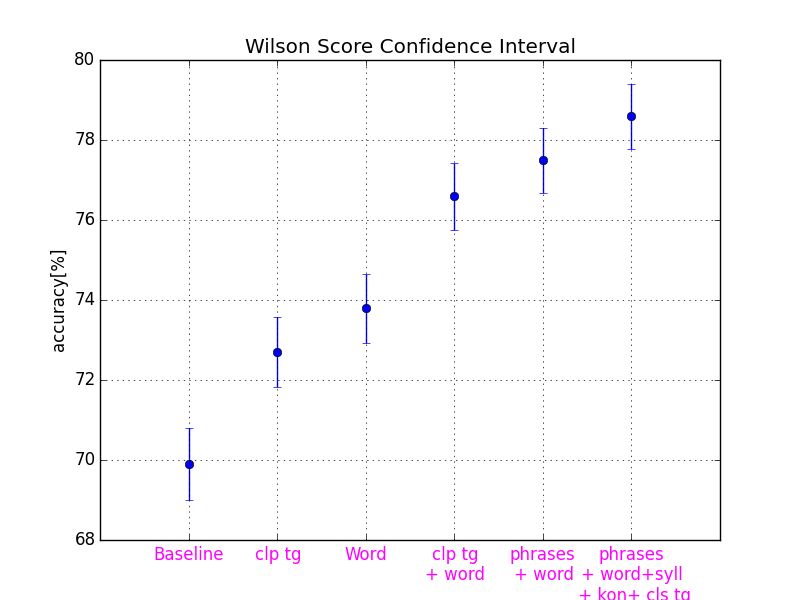

The script that saved this image:
from __future__ import division

import numpy as np
from scipy.optimize import curve_fit
import matplotlib.pyplot as plt

def wilson(n,p,z):
    nith = 1 / n
    zqr = z*z
    scalar = 1 / (1 + nith * zqr)
    tail = z * np.sqrt(nith * p * (1-p) + 1 / 4 * nith * nith * zqr)
    head = p + 1 / 2 * nith * zqr
    pos = scalar * (head + tail)
    neg = scalar * (head - tail)
    return pos, neg, scalar * head, scalar * tail

num_obs = 10000
z_val = 1.9599639845400538273879

acc = 78.6
#print acc, wilson(num_obs, acc, z_val)

acc = [0.699,0.727, 0.738, 0.766, 0.775, 0.786]
heads = []
tails = []
for ac in acc:
    _,_,head, tail = wilson(num_obs, ac, z_val)
    heads.append(head)
    tails.append(tail)

tails = np.array(tails)*100
heads = np.array(heads)*100
fig = plt.figure()
ax = fig.add_subplot(111)
ax.errorbar([0,1,2,3,4,5], heads, yerr = tails, fmt = 'o')
plt.xlim([-1,6])
plt.title("Wilson Score Confidence Interval")
plt.xlabel("trial")
plt.ylabel("accuracy[%]")
plt.xticks(range(len(heads)),\
           ['Baseline', 'clp tg', 'Word','clp tg\n+ word','phrases\n+ word','phrases\n+ word+syll\n + kon+ cls tg'],\
           color='magenta')
ax.grid()
#plt.show()
plt.savefig("wilson")